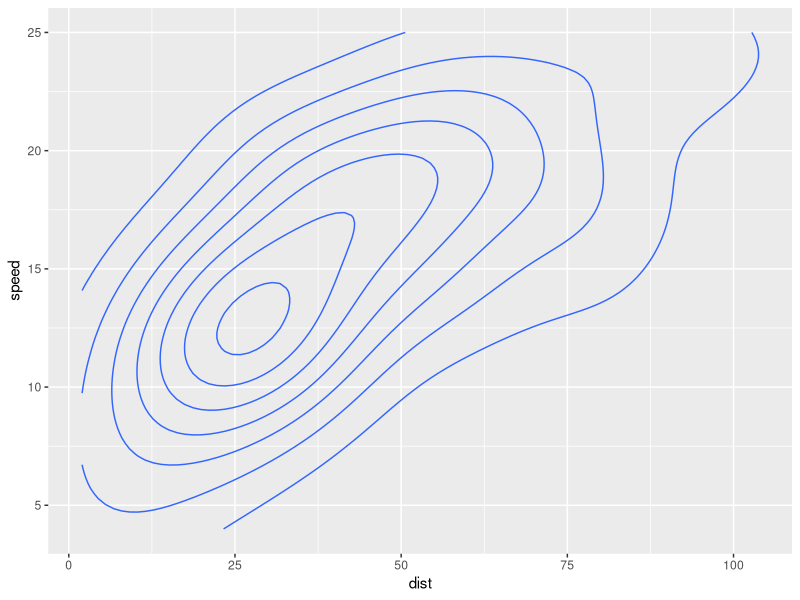

Write the R code that produced this figure.
## ---- chunk 1
library(ggplot2)
ggplot(cars, aes(dist, speed))+geom_density2d()
